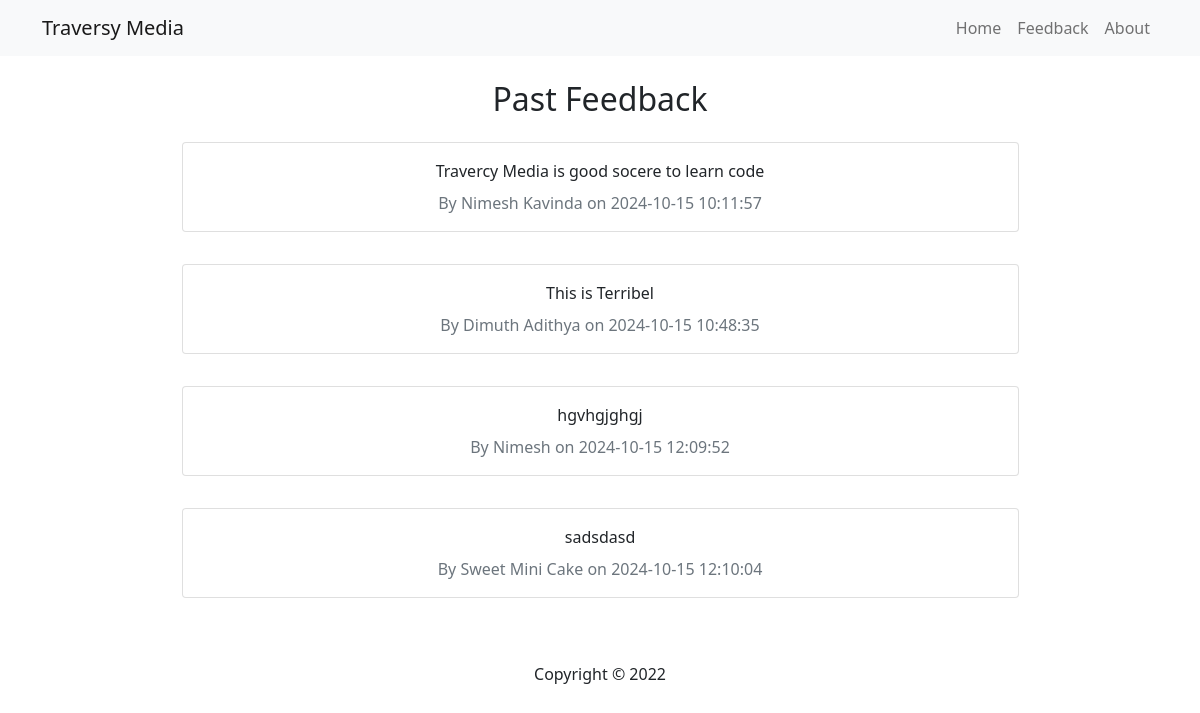
Screenshot of /feedback/feedback.php with the database file from the repository.
### tables this page shows
CREATE TABLE `feedback` (
  `id` int(11) NOT NULL,
  `name` varchar(255) NOT NULL,
  `email` varchar(255) NOT NULL,
  `body` text NOT NULL,
  `date` datetime NOT NULL DEFAULT current_timestamp()
);

### feedback/feedback.php (the view, shortened to what this page needs)
<?php include './inc/header.php'; ?>
<?php
  $sql = 'SELECT * FROM feedback';
  $result = mysqli_query($conn, $sql);
  $feedback = mysqli_fetch_all($result, MYSQLI_ASSOC);
?>
    <h2>Past Feedback</h2>
      <?php foreach ($feedback as $item):?>
        <div class="card my-3 w-75">
     <div class="card-body text-center">
      <?php echo $item['body'];?>
      <div class="text-secondary mt-2">
        By <?php echo $item['name']; ?> on <?php echo $item ['date']; ?>
      </div>
     </div>
    </div>
    <?php endforeach;?>
   <?php include './inc/footer.php'; ?>

### feedback/inc/header.php (shortened to what this page needs)
<!DOCTYPE html>
<html lang="en">
<head>
  <link href="https://cdn.jsdelivr.net/npm/bootstrap@5.0.2/dist/css/bootstrap.min.css" rel="stylesheet">
</head>
<body>
  <nav class="navbar navbar-expand-sm navbar-light bg-light mb-4">
    <div class="container">
      <a class="navbar-brand" href="#">Traversy Media</a>
      <div class="collapse navbar-collapse" id="navbarNav">
        <ul class="navbar-nav ms-auto">
         <li class="nav-item">
              <a class="nav-link" href="./index.php">Home</a>
            </li>
            <li class="nav-item">
              <a class="nav-link" href="./feedback.php"
                >Feedback</a
              >
            </li>
            <li class="nav-item">
              <a class="nav-link" href="./about.php"
                >About</a
              >
            </li>
        </ul>
      </div>
  </div>
</nav>
<main>
  <div class="container d-flex flex-column align-items-center">

### feedback/inc/footer.php (shortened to what this page needs)
</div>
</main>
<footer class="text-center mt-5">
  Copyright &copy; 2022
</footer>
</body>
</html>

### rows the page displays
feedback: body "Travercy Media is good socere to learn code", name "Nimesh Kavinda", date "2024-10-15 10:11:57"
feedback: body "This is Terribel", name "Dimuth Adithya", date "2024-10-15 10:48:35"
feedback: body "hgvhgjghgj", name "Nimesh", date "2024-10-15 12:09:52"
feedback: body "sadsdasd", name "Sweet Mini Cake", date "2024-10-15 12:10:04"
